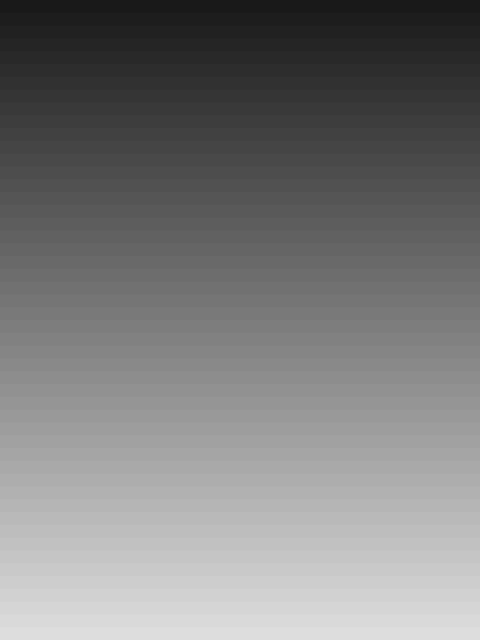
Frame 1 (no input)
Frame 2 (the mouse pressed at the canvas centre, redrawn once): identical to frame 1, image omitted

The Processing sketch that drew this single still picture (run headless with seeded random() and noise(); the mouse was pressed at the canvas centre and the sketch redrawn once):

// Processing sketch: fifty_shades_of_grey
// ── fifty_shades_of_grey.pde


void setup() {
  
  size(480, 640);
  noLoop();
}


void draw() {
  
  float yOffset = height/50.0;
  
  noStroke();
  
  for (int i=0; i<50; i++) {
    fill(25+i*4);
    rect(0, i*yOffset, width, yOffset+1);
  } 
  
  save("fifty-shades-of-grey.png");
  
}
